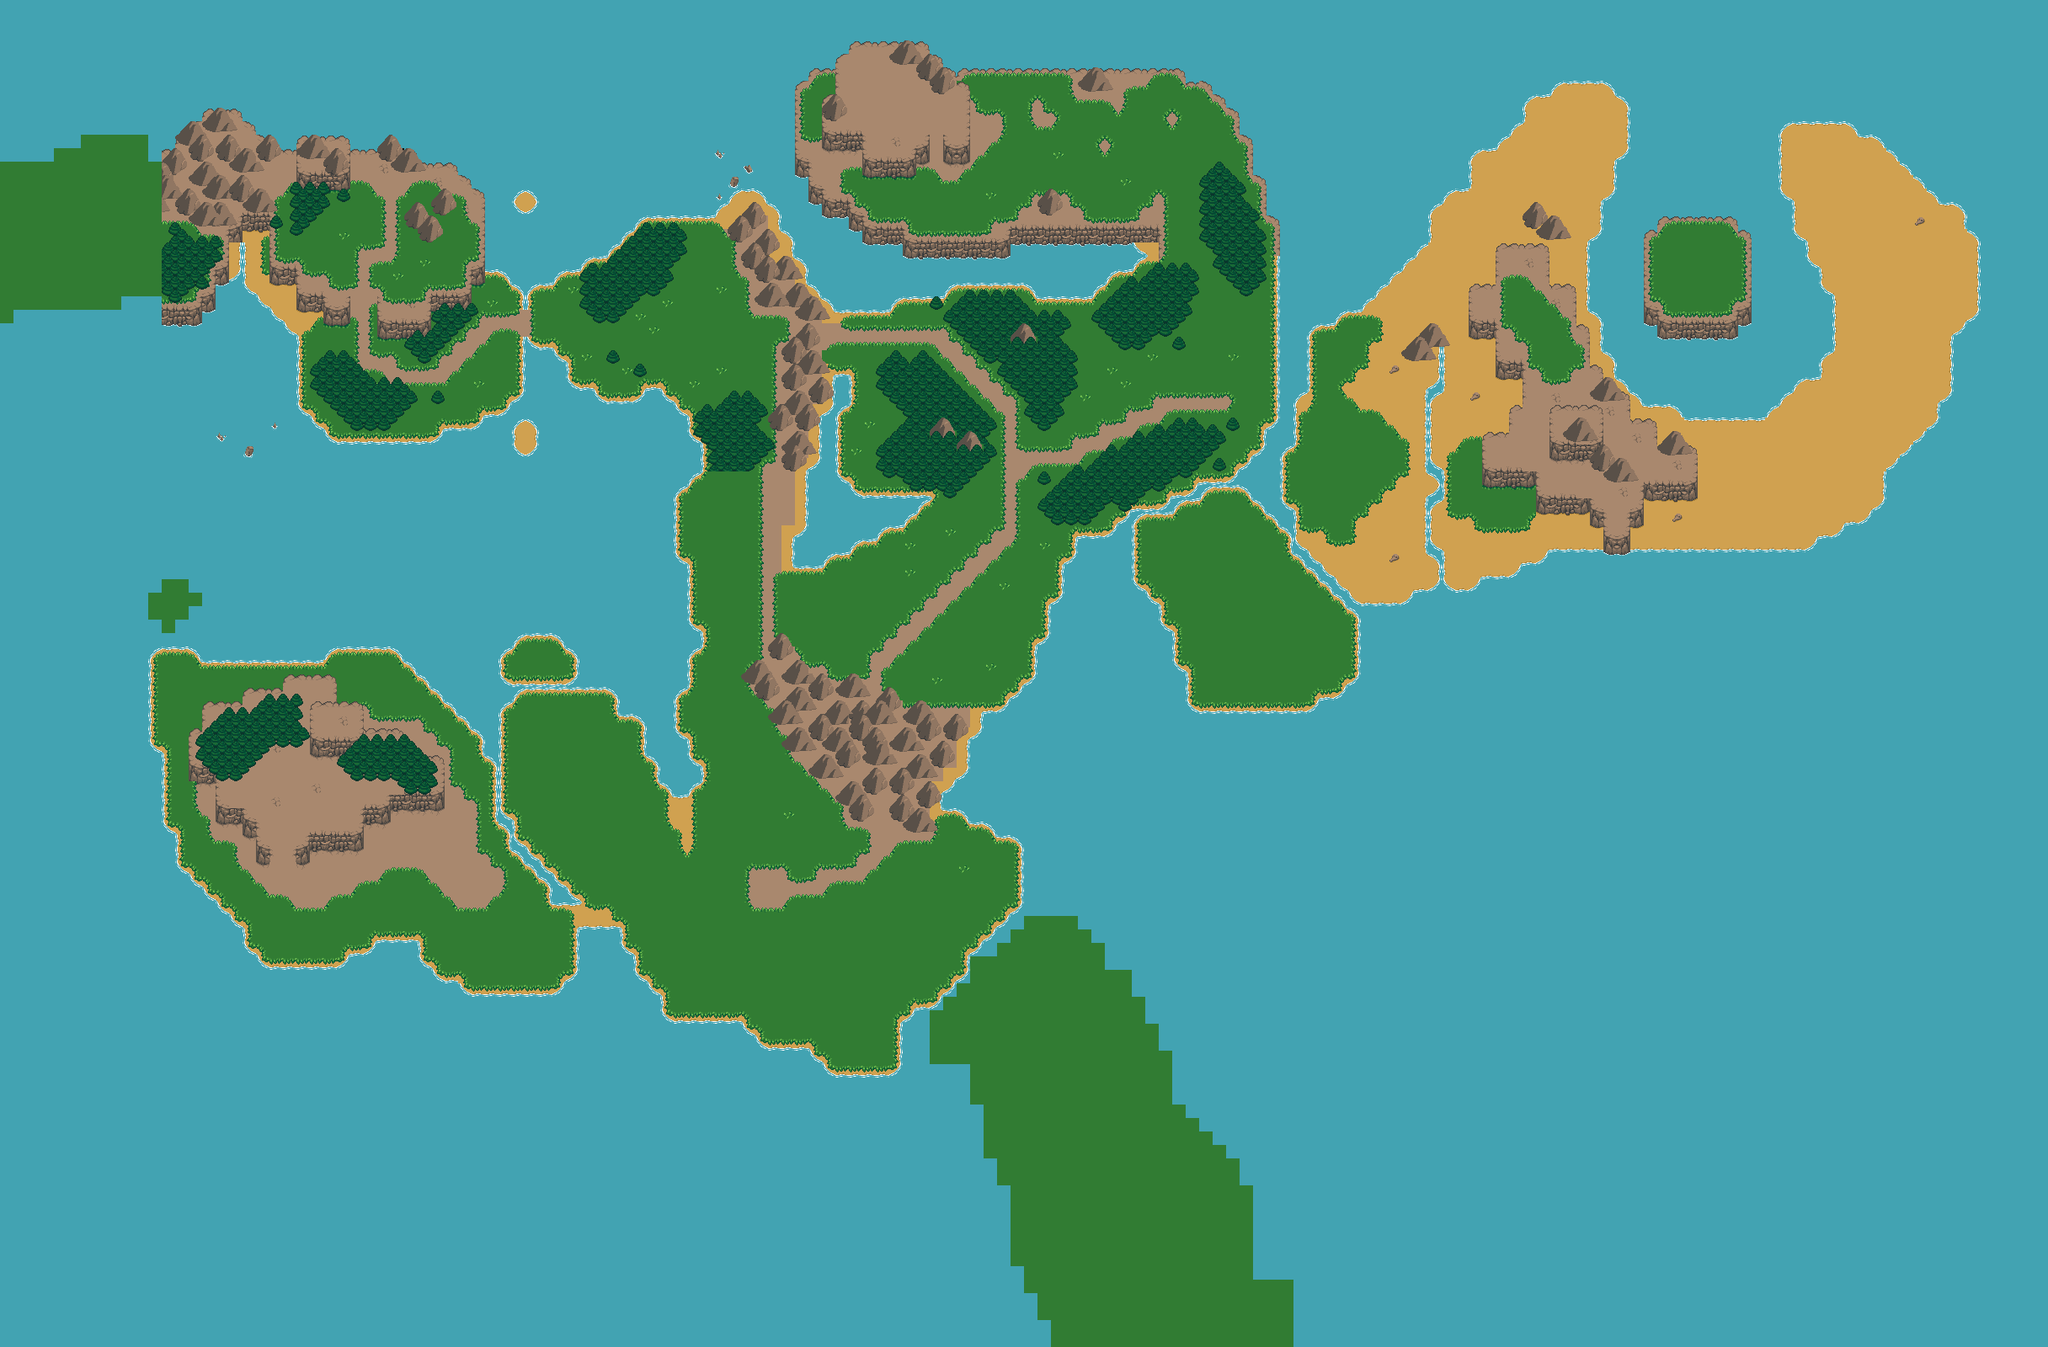

This game map was drawn from its Tiled (.tmx) file and the tilesets committed beside it. A one-line description and the trimmed map source follow:
An orthogonal 152x100 tile map with 16x16 px tiles, 3 tile layers (far, back, top), 1 hidden layer not drawn and 17 objects (17x WorldLocale).

<map version="1.0" orientation="orthogonal" renderorder="right-down" width="152" height="100" tilewidth="16" tileheight="16" nextobjectid="33">
 <tileset firstgid="1" name="world" tilewidth="16" tileheight="16" tilecount="1024" columns="32">
  <image source="../img/tiles/world.png" width="512" height="512" />
 </tileset>
 <layer name="far" width="152" height="100">
  <data>[15200 cells, 15200 non-empty, 63 distinct tile ids]</data>
 </layer>
 <layer name="back" width="152" height="100">
  <data>[15200 cells, 1723 non-empty, 31 distinct tile ids]</data>
 </layer>
 <layer name="top" width="152" height="100">
  <data>[15200 cells, 612 non-empty, 44 distinct tile ids]</data>
 </layer>
 <layer name="front" width="152" height="100" visible="0">
  <data>[15200 cells, 1419 non-empty, 7 distinct tile ids]</data>
 </layer>
 <objectgroup name="objects" visible="0">
  <object id="12" name="WorldLocale" x="448" y="432" width="16" height="16">
   <properties>
    <property name="tmx" value="hometown.tmx" />
   </properties>
  </object>
  <object id="13" name="WorldLocale" x="288" y="272" width="16" height="16">
   <properties>
    <property name="tmx" value="lightcave.tmx" />
   </properties>
  </object>
  <object id="14" name="WorldLocale" x="912" y="368" width="32" height="32">
   <properties>
    <property name="start" value="enemypasswest" />
    <property name="tmx" value="enemypass.tmx" />
   </properties>
  </object>
  <object id="15" name="WorldLocale" x="880" y="224" width="16" height="16">
   <properties>
    <property name="tmx" value="town02.tmx" />
   </properties>
  </object>
  <object id="17" name="WorldLocale" x="1056" y="112" width="32" height="32">
   <properties>
    <property name="tmx" value="temple1.tmx" />
   </properties>
  </object>
  <object id="18" name="WorldLocale" x="1376" y="1552" width="32" height="32">
   <properties>
    <property name="tmx" value="temple4.tmx" />
   </properties>
  </object>
  <object id="19" name="WorldLocale" x="2000" y="320" width="32" height="32">
   <properties>
    <property name="tmx" value="temple3.tmx" />
   </properties>
  </object>
  <object id="20" name="WorldLocale" x="288" y="896" width="32" height="32">
   <properties>
    <property name="tmx" value="temple2.tmx" />
   </properties>
  </object>
  <object id="22" name="WorldLocale" x="416" y="176" width="32" height="32">
   <properties>
    <property name="tmx" value="temple5.tmx" />
   </properties>
  </object>
  <object id="23" name="WorldLocale" x="976" y="384" width="32" height="32">
   <properties>
    <property name="start" value="enemypasseast" />
    <property name="tmx" value="enemypass.tmx" />
   </properties>
  </object>
  <object id="24" name="WorldLocale" x="1024" y="800" width="32" height="16">
   <properties>
    <property name="start" value="iratamountainnorth" />
    <property name="tmx" value="iratamountain.tmx" />
   </properties>
  </object>
  <object id="25" name="WorldLocale" x="1040" y="960" width="16" height="16">
   <properties>
    <property name="start" value="iratamountainsouth" />
    <property name="tmx" value="iratamountain.tmx" />
   </properties>
  </object>
  <object id="26" name="WorldLocale" x="1440" y="464" width="32" height="32">
   <properties>
    <property name="tmx" value="town01.tmx" />
   </properties>
  </object>
  <object id="29" name="WorldLocale" x="976" y="928" width="16" height="16">
   <properties>
    <property name="tmx" value="wailingwall.tmx" />
   </properties>
  </object>
  <object id="30" name="WorldLocale" x="656" y="1072" width="16" height="32">
   <properties>
    <property name="start" value="phantompasswest" />
    <property name="tmx" value="phantompass.tmx" />
   </properties>
  </object>
  <object id="31" name="WorldLocale" x="688" y="1072" width="16" height="32">
   <properties>
    <property name="start" value="phantompasseast" />
    <property name="tmx" value="phantompass.tmx" />
   </properties>
  </object>
  <object id="32" name="WorldLocale" x="896" y="1040" width="32" height="32">
   <properties>
    <property name="tmx" value="southcity.tmx" />
   </properties>
  </object>
 </objectgroup>
</map>
